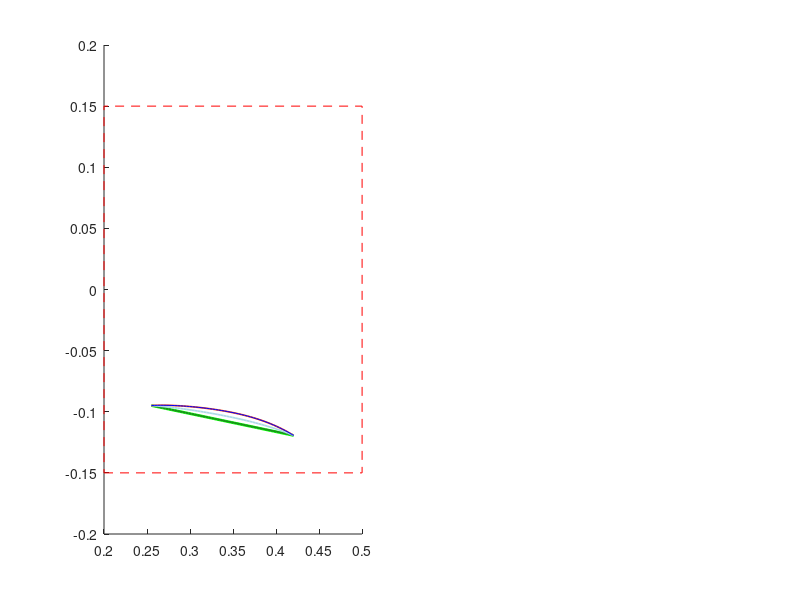

MATLAB code for this plot: (Note: this script raises an error after producing the figure.)
% plotting each TO output

% Andrew SaLoutos
% 4/17/2021

% make sure functions are on path
% addpath(genpath('arm_functions'))
addpath(genpath('block_functions'))

addpath(genpath('mc_arm_functions'))
% addpath(genpath('UR3_arm_functions'))

% import trajectory data
clear all

% load data
% load('multi_traj_data_linear.mat');
load('multi_traj_data_linear_MC.mat');
% load('multi_traj_data_linear_UR3.mat');

% load('multi_traj_data_sinusoid.mat');
% load('multi_traj_data_sinusoid_MC.mat');
% load('multi_traj_data_sinusoid_UR3.mat');

% make sure video filenames agree
filename1 = 'Figures/figure1_linear_traj_MC.avi';
filename2 = 'Figures/figure2_linear_traj_MC.avi';

% each should contain TO_data_plain, TO_data_meff, TO_data_link3, and
% TO_data_meff_link3

% % define arm parameters
% m1 = 1;                 m2 = 1;
% m3 = 0.5;               m_motor = 0.5;
% I1 = 0.02;              I2 = 0.02;
% I3 = 0.01;              I_motor = 0.000625; % assuming radius r=0.05m
% Ir = 6.25e-6;           N = 6;
% l_O_m1 = 0.25;          l_A_m2 = 0.25;
% l_B_m3 = 0.25;          l_OA = 0.5;
% l_AB = 0.5;             l_BC = 0.5;
% g = 9.81; % do I want gravity to start?
% % arrange in vector
% p   = [m1 m2 m3 m_motor I1 I2 I3 I_motor Ir N l_O_m1 l_A_m2 l_B_m3 l_OA l_AB l_BC g]';

% MC arm
m1 = 0.195;             m2 = 0.262;
m3 = 0.053;             m_motor = 0.527;
I1 = 0.001170;          I2 = 0.001186;
I3 = 0.000096;          I_motor = 0.000508;
Ir = 0.000064;          N = 6;
l_O_m1 = 0.092;         l_A_m2 = 0.201;
l_B_m3 = 0.038;         l_OA = 0.2085;
l_AB = 0.265;           l_BC = 0.1225;
g = 9.81; % do I want gravity to start?
% parameters
p   = [m1 m2 m3 m_motor I1 I2 I3 I_motor Ir N l_O_m1 l_A_m2 l_B_m3 l_OA l_AB l_BC g]'; 

% % UR3 planar arm
% m1 = 3.4445;            m2 = 1.437;
% m3 = 1.9360;            m_motor = 0.0; % not using motor mass
% I1 = 0.0219;            I2 = 0.0075;
% I3 = 0.0064;            I_motor = 0.0; % not using motor inertia
% Ir = 2.07e-5;           N = 101;
% l_O_m1 = 0.113;         l_A_m2 = 0.163;
% l_B_m3 = 0.0470;        l_OA = 0.24355;
% l_AB = 0.2132;          l_BC = 0.08535;
% g = 9.81; % do I want gravity to start?
% % parameters
% p   = [m1 m2 m3 m_motor I1 I2 I3 I_motor Ir N l_O_m1 l_A_m2 l_B_m3 l_OA l_AB l_BC g]'; 

% define object parameters
mo = 1;
LLo = mo*eye(2);



% iterate through each trajectory and plot
N = size(TO_data_plain,2);

% struct to save frames for video
F1(N) = struct('cdata',[],'colormap',[]);
F2(N) = struct('cdata',[],'colormap',[]);

for ii=1:N
    if ischar(TO_data_plain(ii).data) || ischar(TO_data_meff(ii).data) || ischar(TO_data_link3(ii).data) || ischar(TO_data_meff_link3(ii).data)
        % bad TO outputs, just don't plot?
        figure(1); clf;
        plt_title = sprintf('Optimized trajectory and effective mass for reference trajectory #%d', ii);
        sgtitle(plt_title);
        % save figure as frame
        F1(ii) = getframe(gcf);
        figure(2); clf;
        plt_title = sprintf('Tracking errors for reference trajectory #%d', ii);
        sgtitle(plt_title);
        % save figure as frame
        F2(ii) = getframe(gcf);
        continue
    end

    time_vec = TO_data_plain(ii).time;
    des_pts = TO_data_plain(ii).pts;
    
    X = TO_data_plain(ii).data;
    X_m = TO_data_meff(ii).data;
    X_l3 = TO_data_link3(ii).data;
    X_m_l3 = TO_data_meff_link3(ii).data;

    act_pts = X.p;
    act_pts_m = X_m.p;
    act_pts_l3 = X_l3.p;
    act_pts_m_l3 = X_m_l3.p;

    meff = X.meff;
    meff_m = X_m.meff;
    meff_l3 = X_l3.meff;
    meff_m_l3 = X_m_l3.meff;

    verr = X.v(3,:);
    verr_m = X_m.v(3,:);
    verr_l3 = X_l3.v(3,:);
    verr_m_l3 = X_m_l3.v(3,:);

    q0 = X.q(:,1);
    qf = X.q(:,end);
    q0_m = X_m.q(:,1);
    qf_m = X_m.q(:,end);
    q0_l3 = X_l3.q(:,1);
    qf_l3 = X_l3.q(:,end);
    q0_m_l3 = X_m_l3.q(:,1);
    qf_m_l3 = X_m_l3.q(:,end);

    LLv = X.LLv;
    LLv_m = X_m.LLv;
    LLv_l3 = X_l3.LLv;
    LLv_m_l3 = X_m_l3.LLv;    
    
    % get exit velocities [vx; vy; ||v||];
    exit_vel = zeros(3,length(time_vec));
    exit_vel_m = zeros(3,length(time_vec));
    exit_vel_l3 = zeros(3,length(time_vec));
    exit_vel_m_l3 = zeros(3,length(time_vec));
    
    for jj=1:length(time_vec)
        
        v_temp = X.v(1:2,jj);
        LLv_temp = reshape(LLv(:,jj),2,2);
        ex_vel_temp = 2*inv(LLv_temp+LLo)*LLv_temp*v_temp;
        exit_vel(:,jj) = [ex_vel_temp; norm(ex_vel_temp)];
        
        v_temp = X_m.v(1:2,jj);
        LLv_temp = reshape(LLv_m(:,jj),2,2);
        ex_vel_temp = 2*inv(LLv_temp+LLo)*LLv_temp*v_temp;
        exit_vel_m(:,jj) = [ex_vel_temp; norm(ex_vel_temp)];
        
        v_temp = X_l3.v(1:2,jj);
        LLv_temp = reshape(LLv_l3(:,jj),2,2);
        ex_vel_temp = 2*inv(LLv_temp+LLo)*LLv_temp*v_temp;
        exit_vel_l3(:,jj) = [ex_vel_temp; norm(ex_vel_temp)];
        
        v_temp = X_m_l3.v(1:2,jj);
        LLv_temp = reshape(LLv_m_l3(:,jj),2,2);
        ex_vel_temp = 2*inv(LLv_temp+LLo)*LLv_temp*v_temp;
        exit_vel_m_l3(:,jj) = [ex_vel_temp; norm(ex_vel_temp)];
        
    end
        
    % plot desired and actual trajectories
    figure(1); clf; 
    subplot(2,2,[1 3]); hold on;

    % trajectories
    plot(des_pts(1,:),des_pts(2,:),'g','LineWidth',2.0);
    plot(act_pts(1,:),act_pts(2,:),'Color',[0.1, 0.55, 0.1],'LineWidth',1.25);
    plot(act_pts_m(1,:),act_pts_m(2,:),'Color',[1.0, 0.27, 0],'LineWidth',1.25);
    plot(act_pts_l3(1,:),act_pts_l3(2,:),'Color',[0.68, 0.85, 0.9],'LineWidth',1.25);
    plot(act_pts_m_l3(1,:),act_pts_m_l3(2,:),'b');
    % arena
%     x_a = [0.4, 1.2, 1.2, 0.4, 0.4];
%     y_a = [-0.4, -0.4, 0.4, 0.4, -0.4];
    
    x_a = [0.2, 0.5, 0.5, 0.2, 0.2]; % for MC, UR3 plots
    y_a = [-0.15, -0.15, 0.15, 0.15, -0.15];
    
    plot(x_a,y_a,'r--');
    % initial and final joint configurations
    % lighter plots are without meff in optimization
    kp0_m_l3 = keypoints_arm(q0_m_l3,p);
    rA0_m_l3 = kp0_m_l3(:,1);
    rB0_m_l3 = kp0_m_l3(:,2);
    rC0_m_l3 = kp0_m_l3(:,3);
    plot([0 rA0_m_l3(1)],[0 rA0_m_l3(2)],'Color',[0.3,0.3,0.3],'LineWidth',2);
    plot([rA0_m_l3(1) rB0_m_l3(1)],[rA0_m_l3(2) rB0_m_l3(2)],'Color',[0.3,0.3,0.3],'LineWidth',2);
    plot([rB0_m_l3(1) rC0_m_l3(1)],[rB0_m_l3(2) rC0_m_l3(2)],'Color',[0.3,0.3,0.3],'LineWidth',2);
    plot([0 rA0_m_l3(1) rB0_m_l3(1)],[0 rA0_m_l3(2) rB0_m_l3(2)],'o','Color',[0.3,0.3,0.3],'MarkerSize',5,'MarkerFaceColor',[0.3,0.3,0.3]);
    kpf_m_l3 = keypoints_arm(qf_m_l3,p);
    rAf_m_l3 = kpf_m_l3(:,1);
    rBf_m_l3 = kpf_m_l3(:,2);
    rCf_m_l3 = kpf_m_l3(:,3);
    plot([0 rAf_m_l3(1)],[0 rAf_m_l3(2)],'Color',[0.45,0.45,0.45],'LineWidth',2);
    plot([rAf_m_l3(1) rBf_m_l3(1)],[rAf_m_l3(2) rBf_m_l3(2)],'Color',[0.45,0.45,0.45],'LineWidth',2);
    plot([rBf_m_l3(1) rCf_m_l3(1)],[rBf_m_l3(2) rCf_m_l3(2)],'Color',[0.45,0.45,0.45],'LineWidth',2);
    plot([0 rAf_m_l3(1) rBf_m_l3(1)],[0 rAf_m_l3(2) rBf_m_l3(2)],'o','Color',[0.45,0.45,0.45],'MarkerSize',5,'MarkerFaceColor',[0.45,0.45,0.45]);

    xlabel('X'); ylabel('Y'); legend({'Des','TO plain','TO w/ m_{eff}', 'TO w/ link3', 'TO w/ both'}, 'FontSize',6);
    axis equal; 
%     xlim([-0.5,1.5]); ylim([-1.0,1.0]);
%     xlim([-0.1, 1.5]); ylim([-0.7,0.7]);
    xlim([-0.1, 0.6]); ylim([-0.3,0.3]);

    
    % plot effective mass over time
    meff(1,1) = meff(1,2);
    meff_m(1,1) = meff_m(1,2); % shouldn't be any velocity at t=0 (just numerical noise from optimization), set to meff at next time-step for nice visuals 
    meff_l3(1,1) = meff_l3(1,2);
    meff_m_l3(1,1) = meff_m_l3(1,2);
    subplot(2,2,2); hold on;
    plot(time_vec,meff(1,:),'LineWidth',1.25); % add 'o-'
    plot(time_vec,meff_m(1,:),'LineWidth',1.25);
    plot(time_vec,meff_l3(1,:),'LineWidth',1.25);
    plot(time_vec,meff_m_l3(1,:),'LineWidth',1.25);
%     plot(time_vec,meff(2,:),'LineWidth',1.25);
%     plot(time_vec,meff(3,:),'LineWidth',1.25);
    xlabel('Time'); ylabel('m_{eff}'); 
%     legend('Actual','Min','Max');
    legend({'TO plain', 'TO w/ m_{eff}', 'TO w/ link3', 'TO w/ both'},'FontSize',6);
    ylim([0, 1.5]);
    title('Effective Mass');
%     ylim([0, 30]); % for UR3
    
    % plot norm of exit velocity over time
    subplot(2,2,4); hold on;
    plot(time_vec,exit_vel(3,:),'LineWidth',1.25);
    plot(time_vec,exit_vel_m(3,:),'LineWidth',1.25);
    plot(time_vec,exit_vel_l3(3,:),'LineWidth',1.25);
    plot(time_vec,exit_vel_m_l3(3,:),'LineWidth',1.25);
    xlabel('Time'); ylabel('||v_{exit}||');
    title('Exit Velocity');
%     legend({'TO plain', 'TO w/ m_{eff}', 'TO w/ link3', 'TO w/ both'},'FontSize',6);



    plt_title = sprintf('Optimized trajectory with effective mass and exit velocity for reference trajectory #%d', ii);
    sgtitle(plt_title);

    % save figure as frame
    F1(ii) = getframe(gcf);

    % also plot velocity and position tracking error over time
    figure(2); clf; % TODO: eventually combine with other figure?
    subplot(1,2,1); hold on;
    plot(time_vec, act_pts(3,:),'LineWidth',1.25);
    plot(time_vec, act_pts_m(3,:),'LineWidth',1.25);
    plot(time_vec, act_pts_l3(3,:),'LineWidth',1.25);
    plot(time_vec, act_pts_m_l3(3,:),'LineWidth',1.25);
    xlabel('Time'); ylabel('Position Error');
%     legend('TO plain', 'TO w/ m_{eff}', 'TO w/ link3', 'TO w/ both');
    subplot(1,2,2); hold on;
    plot(time_vec, verr, 'LineWidth',1.25);
    plot(time_vec, verr_m, 'LineWidth',1.25);
    plot(time_vec, verr_l3, 'LineWidth',1.25);
    plot(time_vec, verr_m_l3,'LineWidth',1.25);
    xlabel('Time'); ylabel('Velocity Error');
    legend('TO plain', 'TO w/ m_{eff}', 'TO w/ link3', 'TO w/ both');

    plt_title = sprintf('Tracking errors for reference trajectory #%d', ii);
    sgtitle(plt_title);

    % save figure as frame
    F2(ii) = getframe(gcf);
    
    
    % stop between each trajectory?
%     pause(0.5);
    pause;
    % TODO: make this a timed pause and record the animation as a video?
    
end

% % write videos here
% disp('Writing videos...');
% 
% v1 = VideoWriter(filename1);
% v1.FrameRate = 30; % optional: control frame rate
% open(v1)
% for ii=1:N % for each trajectory
%     for jj=1:60 % write 60 frames (two seconds) to video
%         writeVideo(v1,F1(ii));
%     end
% end
% close(v1)
% v2 = VideoWriter(filename2);
% v2.FrameRate = 30; % optional: control frame rate
% open(v2)
% for ii=1:N % for each trajectory
%     for jj=1:60 % write 60 frames (two seconds) to video
%         writeVideo(v2,F2(ii));
%     end
% end
% close(v2)
% disp('...done!');
